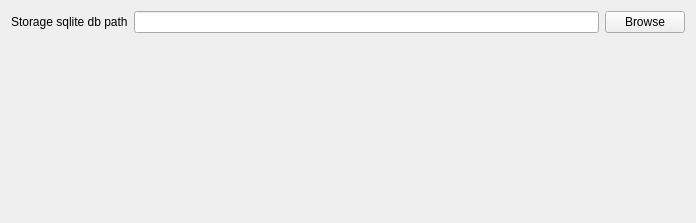
<?xml version="1.0" encoding="UTF-8"?>
<ui version="4.0">
 <class>SqliteStorageSettings</class>
 <widget class="QWidget" name="SqliteStorageSettings">
  <property name="geometry">
   <rect>
    <x>0</x>
    <y>0</y>
    <width>696</width>
    <height>223</height>
   </rect>
  </property>
  <property name="windowTitle">
   <string>Form</string>
  </property>
  <layout class="QVBoxLayout" name="verticalLayout">
   <item>
    <layout class="QHBoxLayout" name="horizontalLayout" stretch="0,1,0">
     <item>
      <widget class="QLabel" name="label">
       <property name="text">
        <string>Storage sqlite db path</string>
       </property>
      </widget>
     </item>
     <item>
      <widget class="KLineEdit" name="kcfg_lineEditSqlitePath"/>
     </item>
     <item>
      <widget class="QPushButton" name="pushButtonBrowse">
       <property name="text">
        <string>Browse</string>
       </property>
      </widget>
     </item>
    </layout>
   </item>
   <item>
    <spacer name="verticalSpacer">
     <property name="orientation">
      <enum>Qt::Vertical</enum>
     </property>
     <property name="sizeHint" stdset="0">
      <size>
       <width>20</width>
       <height>171</height>
      </size>
     </property>
    </spacer>
   </item>
  </layout>
 </widget>
 <customwidgets>
  <customwidget>
   <class>KLineEdit</class>
   <extends>QLineEdit</extends>
   <header location="global">klineedit.h</header>
  </customwidget>
 </customwidgets>
 <resources/>
 <connections/>
</ui>
